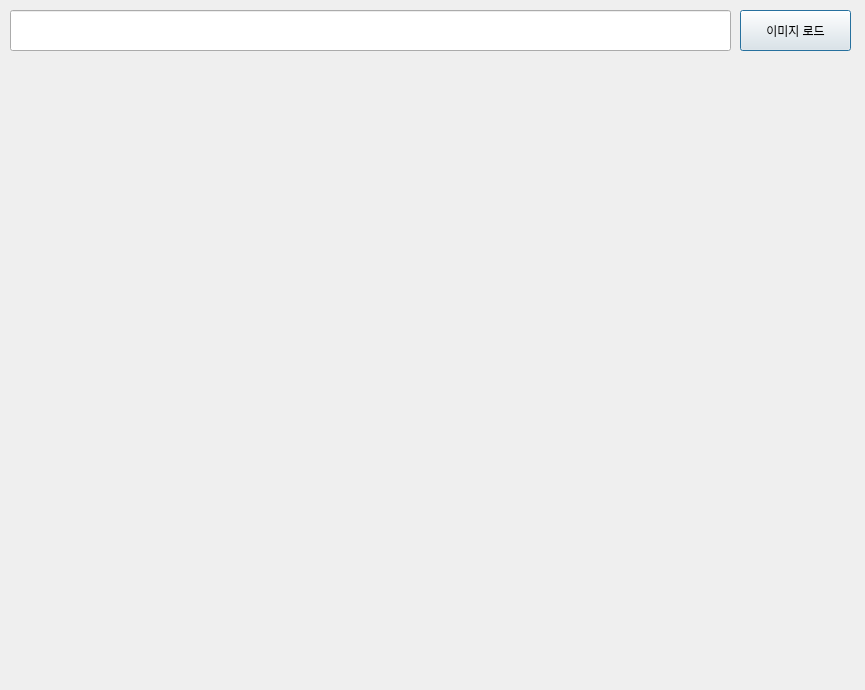
<?xml version="1.0" encoding="UTF-8"?>
<ui version="4.0">
 <class>Dialog</class>
 <widget class="QDialog" name="Dialog">
  <property name="geometry">
   <rect>
    <x>0</x>
    <y>0</y>
    <width>865</width>
    <height>690</height>
   </rect>
  </property>
  <property name="windowTitle">
   <string>Dialog</string>
  </property>
  <widget class="QLineEdit" name="fnameEdit">
   <property name="geometry">
    <rect>
     <x>10</x>
     <y>10</y>
     <width>721</width>
     <height>41</height>
    </rect>
   </property>
  </widget>
  <widget class="QPushButton" name="btn_load">
   <property name="geometry">
    <rect>
     <x>740</x>
     <y>10</y>
     <width>111</width>
     <height>41</height>
    </rect>
   </property>
   <property name="text">
    <string>이미지 로드</string>
   </property>
  </widget>
  <widget class="QLabel" name="lbl_photo">
   <property name="geometry">
    <rect>
     <x>20</x>
     <y>70</y>
     <width>800</width>
     <height>600</height>
    </rect>
   </property>
   <property name="baseSize">
    <size>
     <width>0</width>
     <height>0</height>
    </size>
   </property>
   <property name="text">
    <string/>
   </property>
  </widget>
 </widget>
 <resources/>
 <connections/>
</ui>
